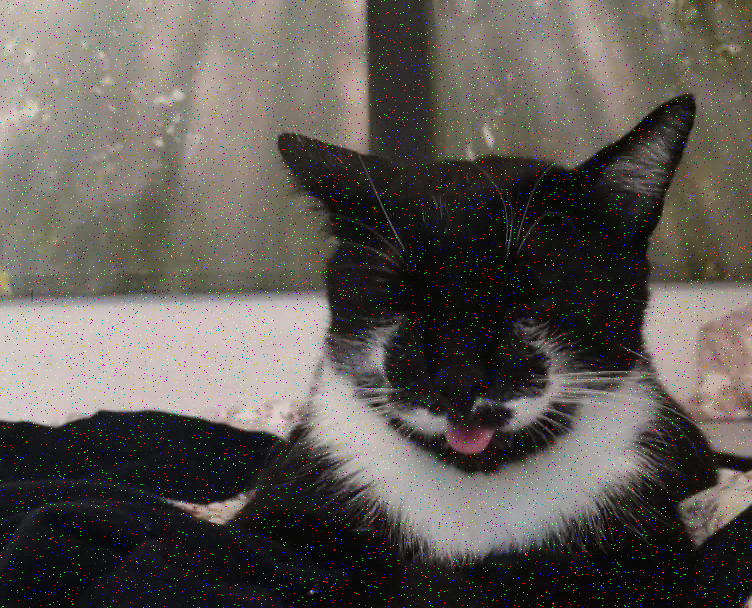
#> input picture Ex2/Eddy_noise.bmp, 752 x 608 px
$ jupyter execute Median_Filter_4_rgb.ipynb   (shell and % lines are left out)
#> lines starting #> are read from the running program, lines starting #| are printed output that depends on the picture; long printed decimals are rounded
# This Jupyter Notebook implements a filter to remove noise written by me and a median filter

[cell 1]
from PIL import Image
import statistics as st
import random
import numpy as np
import time
import cv2
from PIL import Image
from matplotlib.pyplot import imshow

[cell 2]
def remove_noise(s):

#> called with s = 'Eddy_noise.bmp'
    td = 55               #Threshold for comparing the rgb values of nearby cells
    im = Image.open(s)
#> im is the input picture: PIL image 752x608 RGB; mean R, G, B 94.4, 89.1, 83.9
    pix = im.load()

    width = im.size[0]
#> width = 752
    height = im.size[1]
#> height = 608

    #Ignoring the borders
    for h in range(height - 1):
        for w in range(width - 1):

            #If the rgb values of the nearby cells are larger than
            #the ones compared to, assign the rgb values of a nearby cell to the pixel with the large rgb values
            if(h != height - 1):
                if(w != width - 1):
                    if(np.abs(pix[w, h][0] - pix[w + 1, h][0]) > td and
                       np.abs(pix[w, h][0] - pix[w, h + 1][0]) > td and
                       np.abs(pix[w, h][0] - pix[w + 1, h + 1][0]) > td):
                        pix[w, h] = pix[w+1, h]

                    elif(np.abs(pix[w, h][1] - pix[w + 1, h][1]) > td and
                       np.abs(pix[w, h][1] - pix[w, h + 1][1]) > td and
                        np.abs(pix[w, h][1] - pix[w + 1, h + 1][1]) > td):
                        pix[w, h] = pix[w+1, h]


                    elif(np.abs(pix[w, h][2] - pix[w + 1, h][2]) > td and
                       np.abs(pix[w, h][2] - pix[w, h + 1][2]) > td and
                        np.abs(pix[w, h][2] - pix[w + 1, h + 1][2]) > td):
                        pix[w, h] = pix[w+1, h]

    return im

[cell 3]
start_time = time.time()
im = remove_noise('Eddy_noise.bmp')
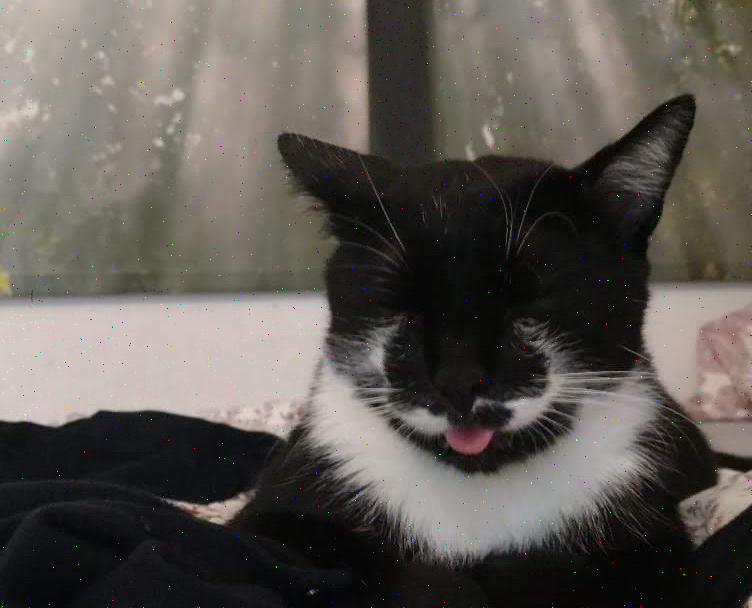
#> im: PIL image 752x608 RGB; mean R, G, B 93.7, 88.3, 83
im.save('Eddy_noise_mod.bmp')
print("Runtime first iteration: --- %s seconds ---" % (time.time() - start_time))

im = remove_noise('Eddy_noise_mod.bmp')
im.save('Eddy_noise_mod1.bmp')
print("Runtime second iteration: --- %s seconds ---" % (time.time() - start_time))

im = remove_noise('Eddy_noise_mod1.bmp')
im.save('Eddy_noise_mod2.bmp')
print("Runtime third iteration: --- %s seconds ---" % (time.time() - start_time))

[cell 4]
#Calculate the PSNR
def calc_psnr(org, con):
#> called with org = 'Eddy_noise.bmp', con = 'Eddy_noise_mod.bmp'
    img1 = cv2.imread(org)
    img2 = cv2.imread(con)
    psnr = cv2.PSNR(img1, img2)
#> psnr = 21.71

    return psnr

[cell 5]
r1 = calc_psnr('Eddy_noise.bmp', 'Eddy_noise_mod.bmp')
#> r1 = 21.71
r2 = calc_psnr('Eddy_noise.bmp', 'Eddy_noise_mod1.bmp')
#> r2 = 21.74
r3 = calc_psnr('Eddy_noise.bmp', 'Eddy_noise_mod2.bmp')
#> r3 = 21.75

print("PSNR for the first iteration:", r1)
#| PSNR for the first iteration: 21.708
print("PSNR for the second iteration:", r2)
#| PSNR for the second iteration: 21.745
print("PSNR for the third iteration:", r3)
#| PSNR for the third iteration: 21.748

[cell 6]
pil_im = Image.open('Eddy_noise.bmp', 'r')
imshow(np.asarray(pil_im))
print("Original picture")

[cell 7]
pil_im = Image.open('Eddy_noise_mod.bmp', 'r')
imshow(np.asarray(pil_im))
print("First Iteration")

[cell 8]
pil_im = Image.open('Eddy_noise_mod1.bmp', 'r')
imshow(np.asarray(pil_im))
print("Second Iteration")

[cell 9]
pil_im = Image.open('Eddy_noise_mod2.bmp', 'r')
imshow(np.asarray(pil_im))
print("Third Iteration")

[cell 10]
#Implementation of the median filter
#3x3 window
def remove_noise_median(s):

#> called with s = 'Eddy_noise.bmp'
    im = Image.open(s)
    pix = im.load()

    width = im.size[0]
#> width = 752
    height = im.size[1]
#> height = 608

    for h in range(0, height-2, 3):
        for w in range(0, width-2, 3):
            r_s = [
                pix[w, h][0], pix[w+1, h][0], pix[w+2, h][0],
                pix[w, h+1][0], pix[w+1, h+1][0], pix[w+2, h+1][0],
                pix[w, h+2][0], pix[w+1, h+2][0], pix[w+2, h+2][0]
            ]
            g_s = [
                pix[w, h][1], pix[w+1, h][1], pix[w+2, h][1],
                pix[w, h+1][1], pix[w+1, h+1][1], pix[w+2, h+1][1],
                pix[w, h+2][1], pix[w+1, h+2][1], pix[w+2, h+2][1]
            ]
            b_s = [
                pix[w, h][2], pix[w+1, h][2], pix[w+2, h][2],
                pix[w, h+1][2], pix[w+1, h+1][2], pix[w+2, h+1][2],
                pix[w, h+2][2], pix[w+1, h+2][2], pix[w+2, h+2][2]
            ]


            r_s = st.median(r_s)
            g_s = st.median(g_s)
            b_s = st.median(b_s)


            pix[w, h] = (r_s, g_s, b_s)
            pix[w+1, h] = (r_s, g_s, b_s)
            pix[w+2, h] = (r_s, g_s, b_s)

            pix[w, h+1] = (r_s, g_s, b_s)
            pix[w+1, h+1] = (r_s, g_s, b_s)
            pix[w+2, h+1] = (r_s, g_s, b_s)

            pix[w, h+2] = (r_s, g_s, b_s)
            pix[w+1, h+2] = (r_s, g_s, b_s)
            pix[w+2, h+2] = (r_s, g_s, b_s)

    return im

[cell 11]
start_time = time.time()
im = remove_noise_median('Eddy_noise.bmp')
im.save('Eddy_noise_mod_median.bmp')
print("Runtime first iteration: --- %s seconds ---" % (time.time() - start_time))

[cell 12]
pil_im = Image.open('Eddy_noise_mod_median.bmp', 'r')
imshow(np.asarray(pil_im))
print("Median value picture")

[cell 13]
r_m = calc_psnr('Eddy_noise.bmp', 'Eddy_noise_mod_median.bmp')
#> r_m = 21.51

print("PSNR for median filter:", r_m)
#| PSNR for median filter: 21.511
